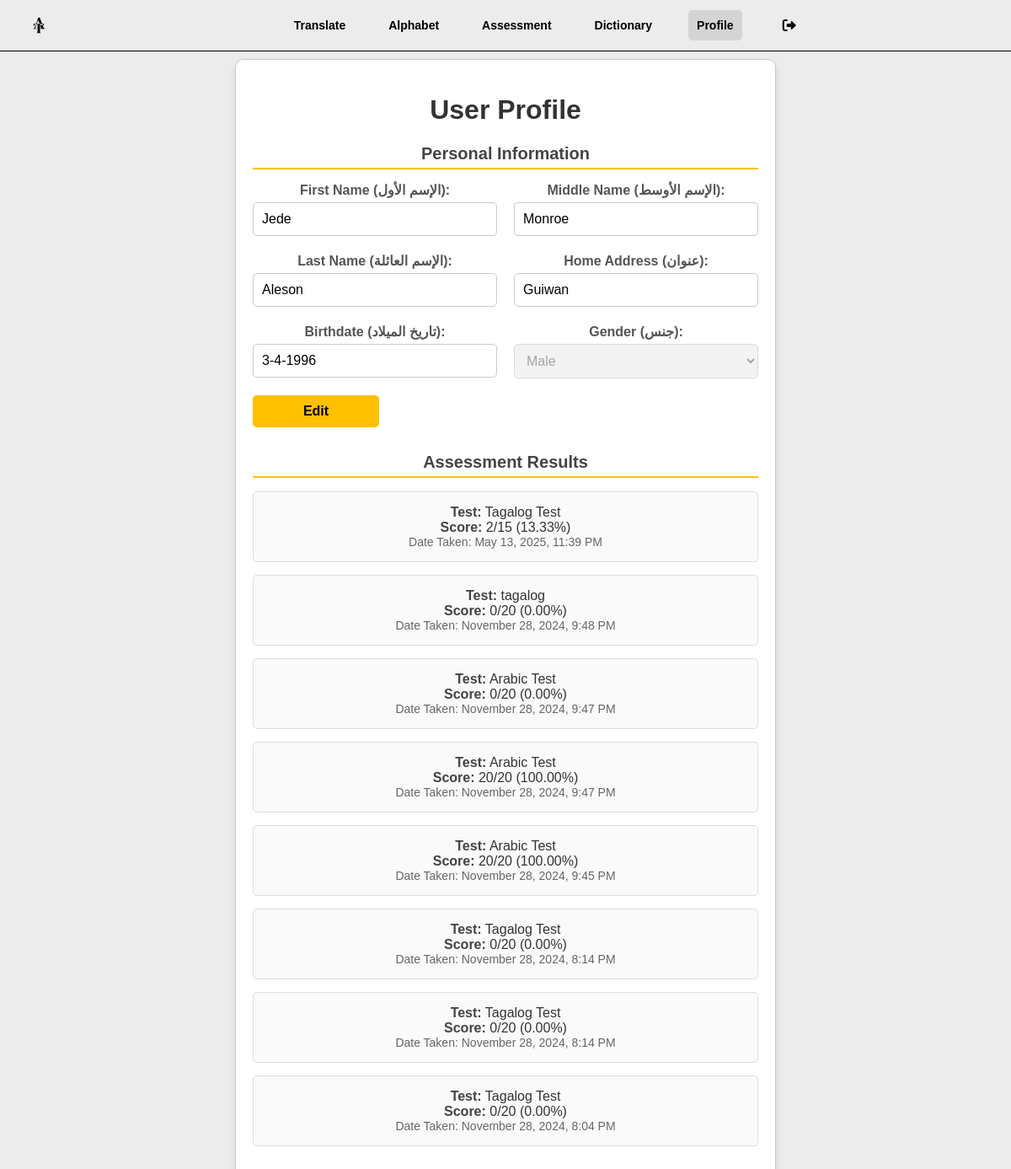
The page /profile (signed in) on the database its author committed.
### tagarab_translate/models.py (models this page shows, shortened)
class UserProfile(models.Model):
    user = models.OneToOneField(User, on_delete=models.CASCADE)
    first_name = models.CharField(max_length=255, null=True, blank=True)
    middle_name = models.CharField(max_length=255, blank=True, null=True)
    last_name = models.CharField(max_length=255, null=True, blank=True)
    home_address = models.CharField(max_length=255, null=True, blank=True)
    birth_day = models.IntegerField(blank=True, null=True)
    birth_month = models.IntegerField(blank=True, null=True)
    birth_year = models.IntegerField(blank=True, null=True)
    gender = models.CharField(max_length=10, choices=[('male', 'Male'), ('female', 'Female'), ('other', 'Other')], null=True, blank=True)
    is_student = models.BooleanField(default=False, null=True, blank=True)
    has_logged_in = models.BooleanField(default=False, null=True, blank=True)

class AssessmentAttempt(models.Model):
    TEST_TYPE_CHOICES = [
        ('tagalog', 'Tagalog Test'),
        ('arabic', 'Arabic Test'),
    ]
    user = models.ForeignKey(
        settings.AUTH_USER_MODEL,
        on_delete=models.CASCADE,
        related_name="assessment_attempts"
    )
    score = models.IntegerField()
    total_questions = models.IntegerField()
    date_taken = models.DateTimeField(auto_now_add=True)
    test_type = models.CharField(
        max_length=20,
        choices=TEST_TYPE_CHOICES,
        default='tagalog'
    )

### tagarab_translate/views.py (the view, shortened to what this page needs)
# urls.py: path('profile', views.profile, name= 'profile'),
@login_required
def profile(request):
    user = request.user
    try:
        user_profile = UserProfile.objects.get(user=user)
    except UserProfile.DoesNotExist:
        user_profile = None
    assessment_results = AssessmentAttempt.objects.filter(user=user).order_by('-date_taken')
    for result in assessment_results:
        result.percentage = (result.score / result.total_questions) * 100 if result.total_questions > 0 else 0
    context = {
        'user_profile': user_profile,
        'assessment_results': assessment_results,
    }
    return render(request, 'users/profile.html', context)

### templates/users/profile.html (shortened to what this page needs)
{% load static %}
<!DOCTYPE html>
<html lang="en">
<head>
    <link rel="stylesheet" href="{% static 'css/users/profile.css' %}">
    <link rel="stylesheet" href="https://cdnjs.cloudflare.com/ajax/libs/font-awesome/6.0.0-beta3/css/all.min.css" />
</head>
<body>
    <div class="header">
      <div class="navbar" id="navbar">
        <a  href="{% url 'translate' %}">Translate</a>
        <a href="{% url 'arabic_alphabet' %}">Alphabet</a>
        <a  href="{% url 'assesschoose' %}">Assessment</a>
        <a class="active"  href="{% url 'dictionary' %}">Dictionary</a>
        <a href="{% url 'profile' %}">Profile</a>
        <form id="logoutForm" action="{% url 'logout' %}" method="post">
          <button type="submit" class="logout-btn">
          </button>
        </form>
      </div>
    </div>
    <div class="header">
      <img src="{% static 'images/TAlogo.png' %}" class="logo" alt="Logo" />
      <div class="navbar" id="navbar">
        <a  href="{% url 'translate' %}">Translate</a>
        <a href="{% url 'arabic_alphabet' %}">Alphabet</a>
        <a  href="{% url 'assesschoose' %}">Assessment</a>
        <a   href="{% url 'dictionary' %}">Dictionary</a>
        <a class="active"  href="{% url 'profile' %}">Profile</a>
        <form id="logoutForm" action="{% url 'logout' %}" method="post">
          <button type="submit" class="logout-btn">
            <i class="fas fa-sign-out-alt" title="Logout"></i>
          </button>
        </form>
      </div>
    </div>
    <div class="container">
        <h1>User Profile</h1>
        <form id="profileForm" action="{% url 'profile' %}" method="post">
            <div class="profile-section">
                <h2>Personal Information</h2>
                <div class="profile-form">
                    <div class="profile-input">
                        <label for="firstName">First Name (الإسم الأول):</label>
                        <input type="text" id="firstName" name="firstName" value="{{ user_profile.first_name }}" readonly required>
                    </div>
                    <div class="profile-input">
                        <label for="middleName">Middle Name (الإسم الأوسط):</label>
                        <input type="text" id="middleName" name="middleName" value="{{ user_profile.middle_name }}" readonly>
                    </div>
                    <div class="profile-input">
                        <label for="lastName">Last Name (الإسم العائلة):</label>
                        <input type="text" id="lastName" name="lastName" value="{{ user_profile.last_name }}" readonly required>
                    </div>
                    <div class="profile-input">
                        <label for="homeAddress">Home Address (عنوان):</label>
                        <input type="text" id="homeAddress" name="homeAddress" value="{{ user_profile.home_address }}" readonly>
                    </div>
                    <div class="profile-input">
                        <label for="birthdate">Birthdate (تاريخ الميلاد):</label>
                        <input type="text" id="birthdateDisplay" name="birthdateDisplay" value="{{ user_profile.birth_month }}-{{ user_profile.birth_day }}-{{ user_profile.birth_year }}" readonly>
                    </div>
                    <div class="profile-input">
                        <label for="gender">Gender (جنس):</label>
                        <select id="gender" name="gender" disabled>
                            <option value="male" {% if user_profile.gender == 'male' %}selected{% endif %}>Male</option>
                        </select>
                    </div>
                </div>
                <button id="editBtn" class="edit-button" type="button" onclick="enableEditing()">Edit</button>
            </div>
        </form>
        <div class="profile-section">
            <h2>Assessment Results</h2>
            {% if assessment_results %}
                <ul class="assessment-list">
                    {% for result in assessment_results %}
                        <li>
                            <strong>Test:</strong> {{ result.test_type }}<br>
                            <strong>Score:</strong> {{ result.score }}/{{ result.total_questions }} ({{ result.percentage|floatformat:2 }}%)<br>
                            <span>Date Taken: {{ result.date_taken|date:"F j, Y, g:i A" }}</span>
                        </li>
                    {% endfor %}
                </ul>
            {% else %}
                <p>No assessments taken yet.</p>
            {% endif %}
        </div>
</body>
</html>

### tagarab_translate/static/css/users/profile.css (style rules this page uses)
body { font-family: Arial, sans-serif; background-color: #ECECEC; margin: 0; overflow-x: hidden; }
.header { width: 100%; display: flex; justify-content: space-between; align-items: center; padding: 10px 20px; background-color: #ECECEC; border-bottom: 1px solid black; }
.navbar { display: flex; align-items: center; }
.navbar a { padding: 10px; text-decoration: none; color: black; font-weight: bold; margin-right: 20px; }
.navbar a.active { color: black; background-color: #d4d4d4; border-radius: 5px; padding: 10px; font-weight: bold; text-decoration: none; transition: background-color 0.3s ease, color 0.3s ease; }
.container { margin: 70px auto; padding: 20px; background-color: white; width: 50%; border: 1px solid #ccc; border-radius: 10px; text-align: center; box-shadow: 0px 4px 8px rgba(0, 0, 0, 0.1); }
h1, h2 { text-align: center; color: #333; }
.profile-section { margin-bottom: 30px; }
.profile-section h2 { font-size: 20px; margin-bottom: 15px; color: #444; border-bottom: 2px solid #ffc000; padding-bottom: 5px; }
.profile-form { display: grid; grid-template-columns: repeat(auto-fit, minmax(250px, 1fr)); gap: 20px; }
.profile-input label { font-weight: bold; margin-bottom: 5px; display: block; color: #555; }
.profile-input input, .profile-input select { width: 100%; padding: 10px; font-size: 16px; border: 1px solid #ccc; border-radius: 5px; box-sizing: border-box; }
.edit-button { background-color: #ffc000; color: #000; border: none; padding: 10px 20px; font-size: 16px; font-weight: bold; border-radius: 5px; cursor: pointer; margin-top: 20px; display: block; width: 150px; text-align: center; transition: background-color 0.3s; }
.assessment-list { list-style: none; padding: 0; }
.assessment-list li { background-color: #fafafa; border: 1px solid #ddd; border-radius: 5px; padding: 15px; margin-bottom: 15px; color: #333; }
.assessment-list li span { display: block; font-size: 14px; color: #666; }
.assessment-list li strong { font-size: 16px; color: #444; }

### templates/users/profile.html (style rules this page uses)
.header { width: 100%; display: flex; justify-content: space-between; align-items: center; padding: 10px 20px; background-color: #ECECEC; border-bottom: 1px solid black; position: fixed; top: 0; z-index: 2; }
.logo { max-height: 40px; margin-right: auto; }
.navbar { display: flex; justify-content: center; align-items: center; gap: 15px; flex-grow: 1; }
.navbar a, .navbar .logout-btn { text-decoration: none; color: black; font-weight: bold; padding: 5px 8px; font-size: 14px; display: flex; align-items: center; justify-content: center; background: none; border: none; cursor: pointer; }
.logout-btn { margin-left: auto; }
.logout-btn i { font-size: 16px; margin-left: 5px; }

### rows shown on the page
UserProfile: firstName "Jede", middleName "Monroe", lastName "Aleson", homeAddress "Guiwan", birthdateDisplay "3-4-1996", gender "Male"
AssessmentAttempt: test_type "Tagalog Test", score "2", total_questions "15", percentage "13.33", date_taken "May 13, 2025, 11:39 PM"
AssessmentAttempt: test_type "tagalog", score "0", total_questions "20", percentage "0.00", date_taken "November 28, 2024, 9:48 PM"
AssessmentAttempt: test_type "Arabic Test", score "0", total_questions "20", percentage "0.00", date_taken "November 28, 2024, 9:47 PM"
AssessmentAttempt: test_type "Arabic Test", score "20", total_questions "20", percentage "100.00", date_taken "November 28, 2024, 9:47 PM"
AssessmentAttempt: test_type "Arabic Test", score "20", total_questions "20", percentage "100.00", date_taken "November 28, 2024, 9:45 PM"
AssessmentAttempt: test_type "Tagalog Test", score "0", total_questions "20", percentage "0.00", date_taken "November 28, 2024, 8:14 PM"
AssessmentAttempt: test_type "Tagalog Test", score "0", total_questions "20", percentage "0.00", date_taken "November 28, 2024, 8:14 PM"
AssessmentAttempt: test_type "Tagalog Test", score "0", total_questions "20", percentage "0.00", date_taken "November 28, 2024, 8:04 PM"
